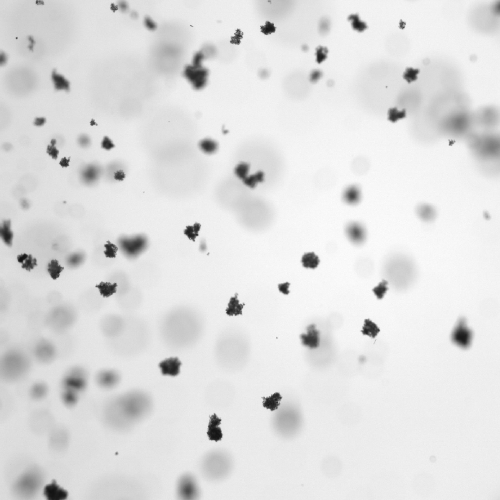
#> input picture safas/data/brightmudflocs.png, 1000 x 1000 px (shown at 1/2 size)
$ python sobel_focus_example.py   (older library calls are emulated)
#> lines starting #> are read from the running program, lines starting #| are printed output that depends on the picture; after the words box and inside, x2 and y2 are one past the last pixel; in counts of white or black regions, pixels touching at a corner belong together
### safas/data/__init__.py
"""
Load test images.

Note: this is the same loader mechanism used by scikit-image
See: https://github.com/scikit-image/scikit-image/blob/main/skimage/data/__init__.py
"""

# [4 lines of commented-out code are left out]
import pandas as pd

import os
data_dir = os.path.abspath(os.path.dirname(__file__))

__all__ = ['mudflocs']


def _load(f, as_gray=False):
    """Load an image file located in the data directory.

    Args:
        f (str):         File name.
        as_gray (bool):  optional, True if conversion of the image to grayscale is needed.

    Returns:
        (ndarray):       Image loaded from ``safas.data_dir``.
    """
    # importing io is quite slow since it scans all the backends
    # we lazy import it here
    from skimage.io import imread
    return imread(os.path.join(data_dir, f), plugin='pil', as_gray=as_gray)


# [29 lines left out: functions noisy, mudflocs, clayflocs, not called in this run]


def brightmudflocs():
    """fetches brightmudflocs image.

    Returns:
        Gray-level "clayflocs" image. Example image of clay flocs in settling colum.
        Brighter light source w. mean approx. 225 on uint8 scale.
        camera : (1000, 1000, 3) uint8 ndarray
        brightmudflocs image.
    """
    return _load("brightmudflocs.png")
#> in _load, returned value is the input picture: shape (1000, 1000, 3); min 16, max 255, mean 222.9


# [30 lines left out: functions clearfloc, noisyfloc, por_flocs, not called in this run]

### safas/filters/imfilters_module.py
# -*- coding: utf-8 -*-
"""

filter components that can be used in signal chain

"""

import cv2
from skimage.measure import regionprops
import numpy as np

from safas import data

import matplotlib.pyplot as plt
import matplotlib
matplotlib.use("Qt5Agg")


def focus_filter(labels, img, edge_thresh=30, edge_dist=2, **kwargs):
    """ remove out of focus flocs by combining labels and gradient images """
    grad = cal_grad_img(img, edge_thresh=edge_thresh)
    labels = perim_filter(labels, grad, edge_dist=edge_dist)

    return labels


def perim_filter(labels, grad, edge_dist=5, show=False, **kwargs):
    """ remove out of focus flocs by combining labels and gradient images
    """
    perim = np.zeros_like(labels, dtype=np.uint8)
    perim[labels > 0] = 255
    kernel = np.ones((edge_dist, edge_dist), np.uint8)
    erosion = perim.copy()
    erosion = cv2.erode(erosion, kernel, iterations=1)
    perim -= erosion

    # convet to bool for & operation
    perimb = perim > 0
    gradb = grad > 0

    fmask = perimb & gradb

    # erode flood mask to remove marginally focused
    kernel = np.ones((1, 1), np.uint8)
    fmask_er = fmask.astype(np.uint8).copy() * 255
    fmask_er = cv2.morphologyEx(fmask_er, cv2.MORPH_OPEN, kernel)

    P = regionprops(labels)
    out = np.zeros_like(labels, np.uint8)

    for p in P:
        xy = p.coords
        if fmask_er[xy[:, 0], xy[:, 1]].any():
            out[xy[:, 0], xy[:, 1]] = p.label

    if show:
        f, ax = plt.subplots(1, 3)
        ax[0].imshow(perimb)
        ax[1].imshow(fmask)
        ax[2].imshow(out)

    return out


def cal_grad_img(img, edge_thresh=30):
    # calculate the gradient image
    scale = 1
    delta = 0
    ddepth = cv2.CV_16S

    grad_x = cv2.Sobel(img, ddepth, 1, 0, ksize=3, scale=scale, delta=delta, borderType=cv2.BORDER_DEFAULT)
    grad_y = cv2.Sobel(img, ddepth, 0, 1, ksize=3, scale=scale, delta=delta, borderType=cv2.BORDER_DEFAULT)
    abs_grad_x = cv2.convertScaleAbs(grad_x)
    abs_grad_y = cv2.convertScaleAbs(grad_y)

    grad = cv2.addWeighted(abs_grad_x, 0.5, abs_grad_y, 0.5, 0)
    N, filt = cv2.threshold(grad, edge_thresh, 255, cv2.THRESH_BINARY)
    return filt


def clearedge_filter(labels):
    """ clear objects touching edge """
    x = np.arange(0, labels.shape[1])
    y = np.arange(0, labels.shape[0])

    # values on the edges, these objects will be filled
    vals = np.array(labels[y[0], x])
    vals = np.append(vals, labels[y, x[0]])
    vals = np.append(vals, labels[y, x[-1]])
    vals = np.append(vals, labels[y[-1], x])

    for v in np.unique(vals):
        labels[np.where(labels == v)] = 0
    return labels


def prethresh_filter(img, img_thresh=90, **kwargs):
    """ convert to grayscale, gaussian blur, apply threshold, label
    note: THRESH_BINARY_INV for dark objects in bright field """
    if img.ndim == 3:
        img2 = cv2.cvtColor(img, cv2.COLOR_BGR2GRAY)
    if img.ndim == 2:
        img2 = img.copy()

    img2 = cv2.GaussianBlur(img2, (3, 3), 0)
    ret, thresh = cv2.threshold(img2, img_thresh, 255, cv2.THRESH_BINARY_INV)

    return thresh, img2


# [34 lines left out: function marker_based_watershed, not called in this run]


def add_contours(img, labels, contour_color, contour_thickness=1, **kwargs):
    ret, thresh = cv2.threshold(labels.astype(np.uint8), 1, 255, cv2.THRESH_BINARY)
    contours, hierarchy = cv2.findContours(thresh, cv2.RETR_TREE, cv2.CHAIN_APPROX_SIMPLE)
    contourimg = cv2.drawContours(img, contours, -1, contour_color, contour_thickness)

    return contourimg


# [18 lines that do not run on import are left out]

### safas/filters/sobel_focus/imfilter.py
# -*- coding: utf-8 -*-
"""

"sobel_focus" filter

The sobel operator is used to produce a gradient image that may be used to
filter out-of focus flocs.

Notes:
* the focus and clear edge filters should be optimized.

"""
# import os
# import time
import numpy as np
# import copy
import cv2

import matplotlib.pyplot as plt
from safas import data

from safas.filters.imfilters_module import (focus_filter,
                                            prethresh_filter,
                                            clearedge_filter,
                                            add_contours)

# 2 dict to setup the GUI control
#   values are: [type, [MIN, MAX, DEFAULT]]
define_args = {'img_thresh': [np.int, [0, 255, 120]],
               'edge_thresh': [np.int, [0, 255, 120]],
               'edge_distance': [np.int, [0, 9, 1]],
               'apply_focus_filter': [np.bool, [True, False, True]],
               'apply_clearedge_filter': [np.bool, [True, False, True]],
               'contour_thickness': [np.int, [1, 4, 1]]}


# 3 must have a setup function. keep pattern as some filters require setup.
def setup():
    return None


def imfilter(src,
             img_thresh=100,
             edge_thresh=40,
             edge_distance=2,
             apply_focus_filter=True,
             apply_clearedge_filter=True,
             contour_thickness=1,
             contour_color=(0, 255, 0),
             **kwargs):
    thresh, gray = prethresh_filter(src.copy(), img_thresh)
    ret, labels = cv2.connectedComponents(thresh)

    if apply_focus_filter:
        labels = focus_filter(labels, gray, edge_thresh)

    if apply_clearedge_filter:
        labels = clearedge_filter(labels)

    contour_img = add_contours(src.copy(), labels,
                               contour_color=contour_color,
                               contour_thickness=contour_thickness)
    return labels, contour_img


# [14 lines that do not run on import are left out]

### safas/tests/sobel_focus_example.py

# Package for viewing the images
import matplotlib.pyplot as plt

# import cv2

# from safas import filters
from safas import data
from safas.filters.sobel_focus import imfilter
# from safas.filters.imfilters_module import add_contours

img = data.brightmudflocs()

img = img[400:1000, 400:1000, :]
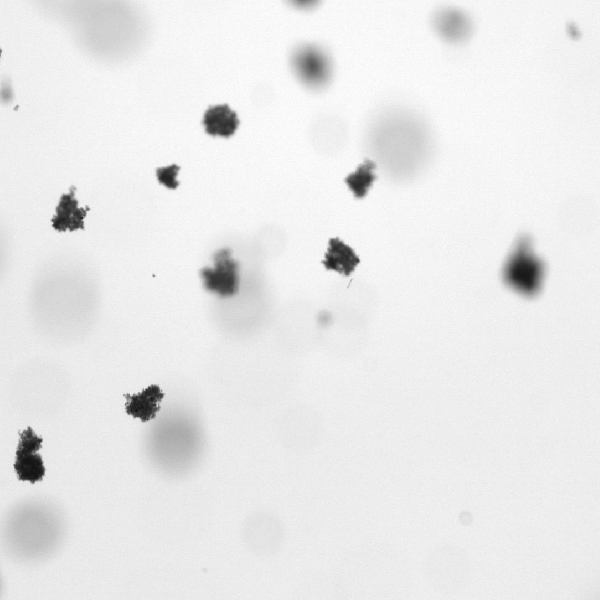
#> img: shape (600, 600, 3); min 17, max 255, mean 232.8
print('shape:', img.shape)
#| shape: (600, 600, 3)
# apply threshold to segment the image
params = {'img_thresh': 160,
          'apply_focus_filter': False,
          'apply_clearedge_filter': False,
          'contour_color': (0, 255, 0)}

thresh_labels, thresh_contours = imfilter.imfilter(src=img.copy(), **params)
#> in prethresh_filter, `ret, thresh = cv2.threshold(img2, img_thresh, 255, cv2.THRESH_BINARY_I..`:
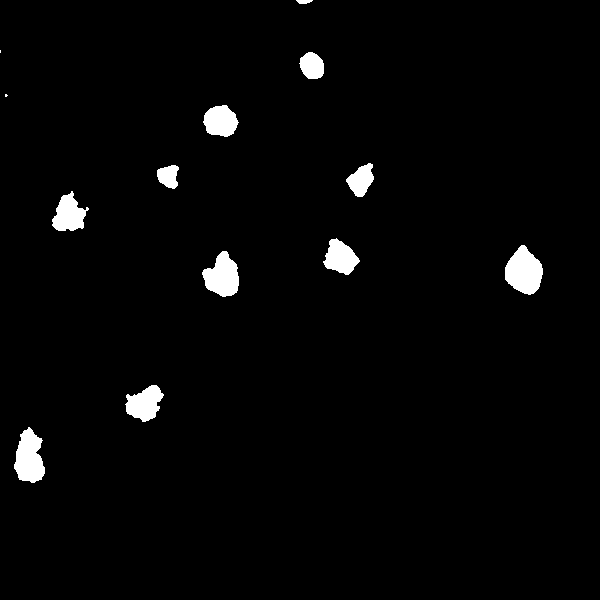
#> thresh: shape (600, 600); 2.4% white; 13 white regions (2 under 20 px), largest, box (x1, y1, x2, y2) and area: (505, 245, 543, 295) 1309, (14, 427, 45, 483) 1195, (202, 251, 239, 297) 1126
#> in prethresh_filter, `ret, thresh = cv2.threshold(img2, img_thresh, 255, cv2.THRESH_BINARY_I..`: ret = 160
#> in imfilter, `ret, labels = cv2.connectedComponents(thresh)`:
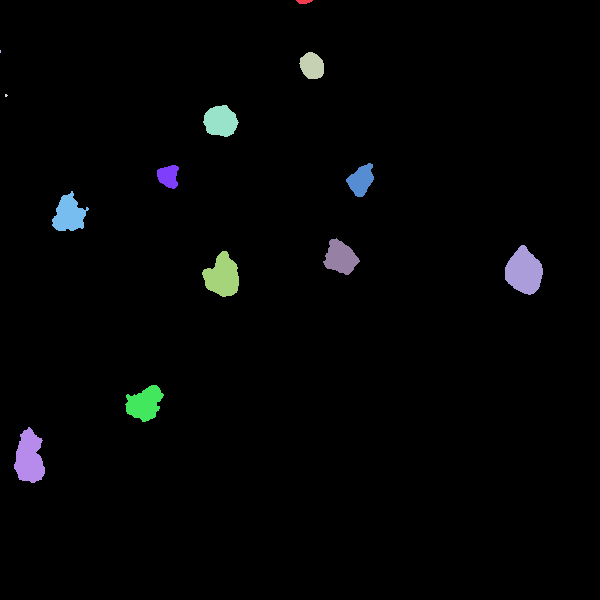
#> labels: shape (600, 600) int32; 14 distinct labels, from 0 to 13; one colour per label, 0 black
#> in imfilter, `ret, labels = cv2.connectedComponents(thresh)`: ret = 14
#> in add_contours, `ret, thresh = cv2.threshold(labels.astype(np.uint8), 1, 255, cv2.THRES..`: thresh: shape (600, 600); 2.4% white; 12 white regions (2 under 20 px)
#> in add_contours, `contours, hierarchy = cv2.findContours(thresh, cv2.RETR_TREE, cv2.CHAI..`: contours = 12 contours, 2 with area under 20; largest, box (x1, y1, x2, y2) and area: (505, 245, 543, 295) 1250, (14, 427, 45, 483) 1126, (202, 251, 239, 297) 1065, (125, 385, 164, 422) 860, (52, 191, 89, 231) 830

# apply sobel-based gradient to segment the image
params = {'img_thresh': 160,
          'edge_thresh': 210,
          'edge_distance': 1,
          'apply_focus_filter': True,
          'apply_clearedge_filter': True,
          'contour_color': (0, 255, 0), }

sobel_labels, sobel_contours = imfilter.imfilter(src=img.copy(), **params)
#> in cal_grad_img, `grad_y = cv2.Sobel(img, ddepth, 0, 1, ksize=3, scale=scale, delta=delt..`:
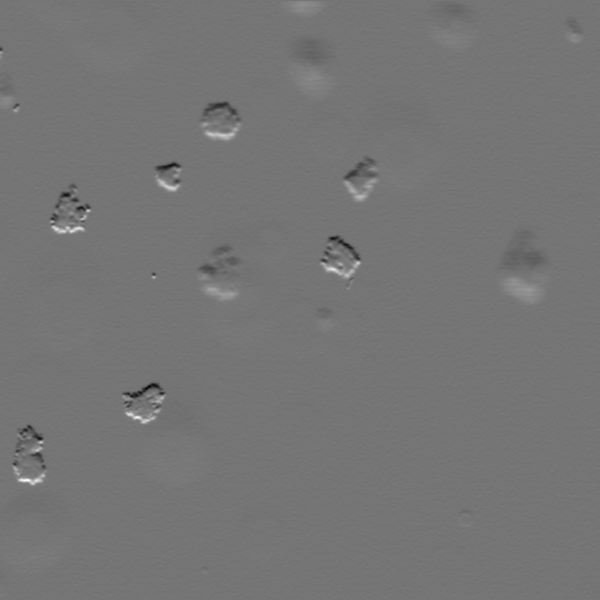
#> grad_y: shape (600, 600) int16; min -408, max 478, mean 0; drawn with min black and max white
#> in cal_grad_img, `abs_grad_y = cv2.convertScaleAbs(grad_y)`:
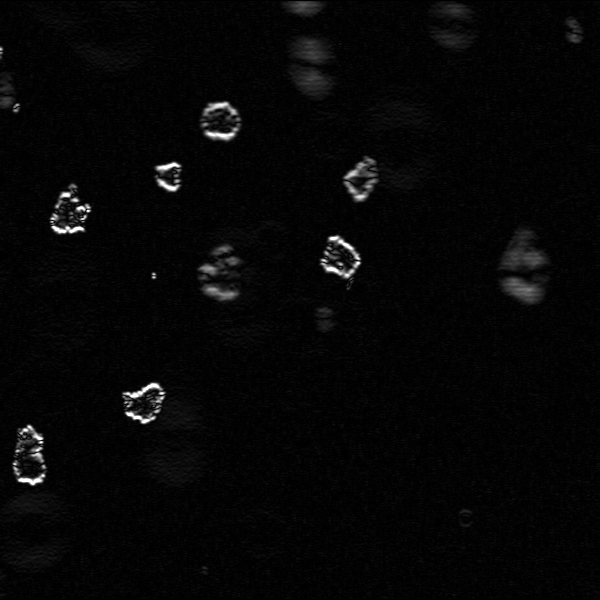
#> abs_grad_y: shape (600, 600); min 0, max 255, mean 6.1
#> in cal_grad_img, `N, filt = cv2.threshold(grad, edge_thresh, 255, cv2.THRESH_BINARY)`:
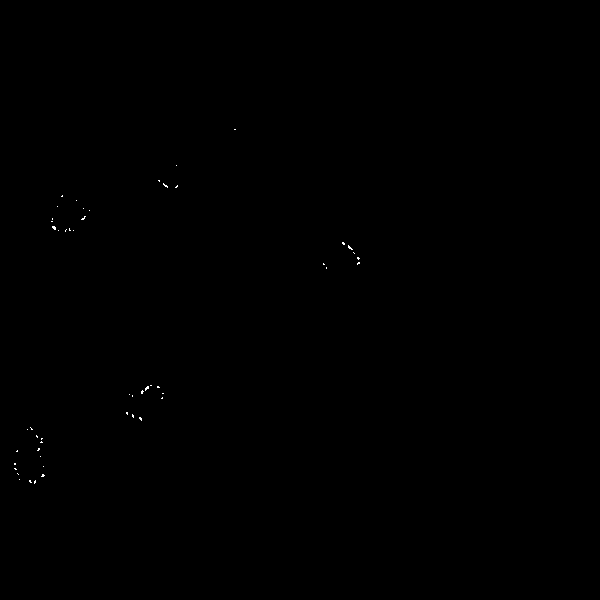
#> filt: shape (600, 600); 0.06% white in thin lines or dots, all inside (x1, y1, x2, y2) = (14, 129, 360, 484)
#> in cal_grad_img, `N, filt = cv2.threshold(grad, edge_thresh, 255, cv2.THRESH_BINARY)`: N = 210
#> in perim_filter, `fmask = perimb & gradb`: fmask: shape (600, 600) bool; 0.02% white in thin lines or dots, all inside (x1, y1, x2, y2) = (14, 180, 359, 483)
#> in perim_filter, `P = regionprops(labels)`: P = 13 regions; largest, box (x1, y1, x2, y2) and area: (505, 245, 543, 295) 1309, (14, 427, 45, 483) 1195, (202, 251, 239, 297) 1126, (125, 385, 164, 422) 918, (52, 191, 89, 231) 892
#> the loop in perim_filter, `for p in P:` made 13 passes
#> xy on pass 2: [[50, 0], [51, 0], [52, 0]]
#> in clearedge_filter, `vals = np.array(labels[y[0], x])`: vals = 600 values from 0 to 0
#> in clearedge_filter, `vals = np.append(vals, labels[y, x[0]])`: vals = 1200 values from 0 to 0
#> in clearedge_filter, `vals = np.append(vals, labels[y, x[-1]])`: vals = 1800 values from 0 to 0
#> in clearedge_filter, `vals = np.append(vals, labels[y[-1], x])`: vals = 2400 values from 0 to 0
#> the loop in clearedge_filter, `for v in np.unique(vals):` made 1 pass
#> call 2 of add_contours, with contour_color = (0, 255, 0), contour_thickness = 1
#> in add_contours (call 2), `ret, thresh = cv2.threshold(labels.astype(np.uint8), 1, 255, cv2.THRES..`:
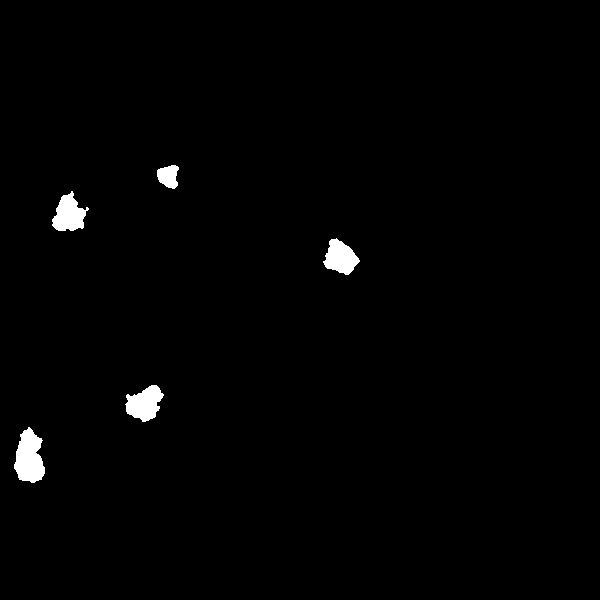
#> thresh: shape (600, 600); 1.2% white; 5 white regions
#> in add_contours (call 2), `contours, hierarchy = cv2.findContours(thresh, cv2.RETR_TREE, cv2.CHAI..`: contours = 5 contours; box (x1, y1, x2, y2) and area: (14, 427, 45, 483) 1126, (125, 385, 164, 422) 860, (52, 191, 89, 231) 830, (323, 238, 360, 275) 790, (157, 165, 179, 189) 347

f, ax = plt.subplots(1, 3, dpi=250, figsize=(7.5, 3.5))
ax = ax.ravel()
for a in ax:
    a.set_xticks([])
    a.set_yticks([])

ax[0].imshow(img)
ax[0].set_title('Raw image')
ax[1].imshow(thresh_contours)
ax[1].set_title('Threshold filter')
ax[2].imshow(sobel_contours)
ax[2].set_title('Sobel-focus filter')
plt.tight_layout()
plt.show()

save = True

if save:
    plt.savefig('png/filter_ex.png', dpi=900)
